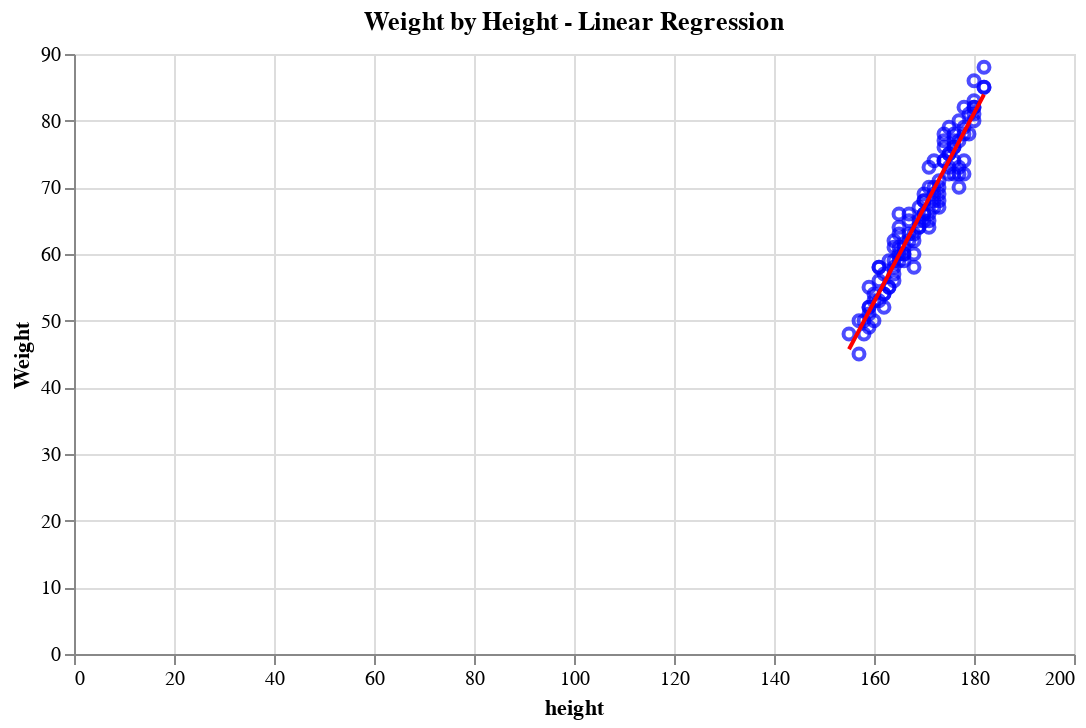

Source (notebook cell):
### Markdown cell above
### Visualize linear regression

### Code cell
scatter = alt.Chart(df).mark_point(color='blue').encode(
    x='height',
    y='weight',
    tooltip=['height', 'weight'],
)

line = alt.Chart(df).mark_line(color='red').encode(
    x='height',
    y=alt.Y('weight_prediction', title='Weight'),
    tooltip=['height', 'weight_prediction']
)

chart = (scatter + line).properties(
    width=500,
    title='Weight by Height - Linear Regression',

).interactive()
chart

### Figure 1 — Vega-Lite specification as saved in the notebook (floating-point values rounded to 4 significant figures)
{"config": {"view": {"continuousWidth": 300, "continuousHeight": 300}}, "layer": [{"mark": {"type": "point", "color": "blue"}, "encoding": {"tooltip": [{"field": "height", "type": "quantitative"}, {"field": "weight", "type": "quantitative"}], "x": {"field": "height", "type": "quantitative"}, "y": {"field": "weight", "type": "quantitative"}}, "name": "view_46"}, {"mark": {"type": "line", "color": "red"}, "encoding": {"tooltip": [{"field": "height", "type": "quantitative"}, {"field": "weight_prediction", "type": "quantitative"}], "x": {"field": "height", "type": "quantitative"}, "y": {"field": "weight_prediction", "title": "Weight", "type": "quantitative"}}}], "data": {"name": "data-af6d528a0fe766d8bd13d9f0f9eee6fa"}, "params": [{"name": "param_70", "select": {"type": "interval", "encodings": ["x", "y"]}, "bind": "scales", "views": ["view_46"]}], "title": "Weight by Height - Linear Regression", "width": 500, "$schema": "https://vega.github.io/schema/vega-lite/v5.20.1.json", "datasets": {"data-af6d528a0fe766d8bd13d9f0f9eee6fa": [{"height": 155, "weight": 48, "weight_prediction": 45.72}, {"height": 157, "weight": 45, "weight_prediction": 48.55}, {"height": 157, "weight": 50, "weight_prediction": 48.55}, {"height": 158, "weight": 50, "weight_prediction": 49.96}, {"height": 158, "weight": 48, "weight_prediction": 49.96}, {"height": 159, "weight": 52, "weight_prediction": 51.38}, {"height": 159, "weight": 49, "weight_prediction": 51.38}, {"height": 159, "weight": 55, "weight_prediction": 51.38}, {"height": 159, "weight": 52, "weight_prediction": 51.38}, {"height": 159, "weight": 51, "weight_prediction": 51.38}, {"height": 160, "weight": 50, "weight_prediction": 52.79}, {"height": 160, "weight": 54, "weight_prediction": 52.79}, {"height": 160, "weight": 53, "weight_prediction": 52.79}, {"height": 161, "weight": 53, "weight_prediction": 54.21}, {"height": 161, "weight": 58, "weight_prediction": 54.21}, {"height": 161, "weight": 56, "weight_prediction": 54.21}, {"height": 161, "weight": 58, "weight_prediction": 54.21}, {"height": 162, "weight": 54, "weight_prediction": 55.62}, {"height": 162, "weight": 52, "weight_prediction": 55.62}, {"height": 162, "weight": 57, "weight_prediction": 55.62}, {"height": 162, "weight": 54, "weight_prediction": 55.62}, {"height": 163, "weight": 55, "weight_prediction": 57.04}, {"height": 163, "weight": 59, "weight_prediction": 57.04}, {"height": 163, "weight": 55, "weight_prediction": 57.04}, {"height": 164, "weight": 57, "weight_prediction": 58.45}, {"height": 164, "weight": 56, "weight_prediction": 58.45}, {"height": 164, "weight": 61, "weight_prediction": 58.45}, {"height": 164, "weight": 62, "weight_prediction": 58.45}, {"height": 164, "weight": 58, "weight_prediction": 58.45}, {"height": 164, "weight": 59, "weight_prediction": 58.45}, {"height": 165, "weight": 60, "weight_prediction": 59.87}, {"height": 165, "weight": 61, "weight_prediction": 59.87}, {"height": 165, "weight": 66, "weight_prediction": 59.87}, {"height": 165, "weight": 63, "weight_prediction": 59.87}, {"height": 165, "weight": 64, "weight_prediction": 59.87}, {"height": 165, "weight": 59, "weight_prediction": 59.87}, {"height": 166, "weight": 59, "weight_prediction": 61.28}, {"height": 166, "weight": 60, "weight_prediction": 61.28}, {"height": 166, "weight": 60, "weight_prediction": 61.28}, {"height": 166, "weight": 61, "weight_prediction": 61.28}, {"height": 167, "weight": 62, "weight_prediction": 62.7}, {"height": 167, "weight": 65, "weight_prediction": 62.7}, {"height": 167, "weight": 63, "weight_prediction": 62.7}, {"height": 167, "weight": 66, "weight_prediction": 62.7}, {"height": 168, "weight": 58, "weight_prediction": 64.11}, {"height": 168, "weight": 63, "weight_prediction": 64.11}, {"height": 168, "weight": 62, "weight_prediction": 64.11}, {"height": 168, "weight": 60, "weight_prediction": 64.11}, {"height": 169, "weight": 64, "weight_prediction": 65.53}, {"height": 169, "weight": 65, "weight_prediction": 65.53}, {"height": 169, "weight": 64, "weight_prediction": 65.53}, {"height": 169, "weight": 67, "weight_prediction": 65.53}, {"height": 170, "weight": 65, "weight_prediction": 66.94}, {"height": 170, "weight": 66, "weight_prediction": 66.94}, {"height": 170, "weight": 68, "weight_prediction": 66.94}, {"height": 170, "weight": 69, "weight_prediction": 66.94}, {"height": 170, "weight": 68, "weight_prediction": 66.94}, {"height": 170, "weight": 66, "weight_prediction": 66.94}, {"height": 171, "weight": 66, "weight_prediction": 68.36}, {"height": 171, "weight": 64, "weight_prediction": 68.36}, {"height": 171, "weight": 70, "weight_prediction": 68.36}, {"height": 171, "weight": 65, "weight_prediction": 68.36}, {"height": 171, "weight": 73, "weight_prediction": 68.36}, {"height": 172, "weight": 68, "weight_prediction": 69.77}, {"height": 172, "weight": 70, "weight_prediction": 69.77}, {"height": 172, "weight": 69, "weight_prediction": 69.77}, {"height": 172, "weight": 74, "weight_prediction": 69.77}, {"height": 172, "weight": 67, "weight_prediction": 69.77}, {"height": 173, "weight": 69, "weight_prediction": 71.19}, {"height": 173, "weight": 67, "weight_prediction": 71.19}, {"height": 173, "weight": 71, "weight_prediction": 71.19}, {"height": 173, "weight": 70, "weight_prediction": 71.19}, {"height": 173, "weight": 68, "weight_prediction": 71.19}, {"height": 174, "weight": 74, "weight_prediction": 72.6}, {"height": 174, "weight": 77, "weight_prediction": 72.6}, {"height": 174, "weight": 78, "weight_prediction": 72.6}, {"height": 174, "weight": 74, "weight_prediction": 72.6}, {"height": 174, "weight": 76, "weight_prediction": 72.6}, {"height": 175, "weight": 75, "weight_prediction": 74.02}, {"height": 175, "weight": 79, "weight_prediction": 74.02}, {"height": 175, "weight": 75, "weight_prediction": 74.02}, {"height": 175, "weight": 72, "weight_prediction": 74.02}, {"height": 175, "weight": 73, "weight_prediction": 74.02}, {"height": 176, "weight": 78, "weight_prediction": 75.43}, {"height": 176, "weight": 76, "weight_prediction": 75.43}, {"height": 176, "weight": 76, "weight_prediction": 75.43}, {"height": 176, "weight": 77, "weight_prediction": 75.43}, {"height": 176, "weight": 74, "weight_prediction": 75.43}, {"height": 176, "weight": 72, "weight_prediction": 75.43}, {"height": 177, "weight": 70, "weight_prediction": 76.85}, {"height": 177, "weight": 73, "weight_prediction": 76.85}, {"height": 177, "weight": 72, "weight_prediction": 76.85}, {"height": 177, "weight": 77, "weight_prediction": 76.85}, {"height": 177, "weight": 80, "weight_prediction": 76.85}, {"height": 178, "weight": 72, "weight_prediction": 78.26}, {"height": 178, "weight": 74, "weight_prediction": 78.26}, {"height": 178, "weight": 79, "weight_prediction": 78.26}, {"height": 178, "weight": 78, "weight_prediction": 78.26}, {"height": 178, "weight": 82, "weight_prediction": 78.26}, {"height": 179, "weight": 78, "weight_prediction": 79.68}, {"height": 179, "weight": 81, "weight_prediction": 79.68}, {"height": 180, "weight": 80, "weight_prediction": 81.09}, {"height": 180, "weight": 82, "weight_prediction": 81.09}, {"height": 180, "weight": 83, "weight_prediction": 81.09}, {"height": 180, "weight": 82, "weight_prediction": 81.09}, {"height": 180, "weight": 81, "weight_prediction": 81.09}, {"height": 180, "weight": 86, "weight_prediction": 81.09}, {"height": 182, "weight": 85, "weight_prediction": 83.92}, {"height": 182, "weight": 88, "weight_prediction": 83.92}, {"height": 182, "weight": 85, "weight_prediction": 83.92}]}}
